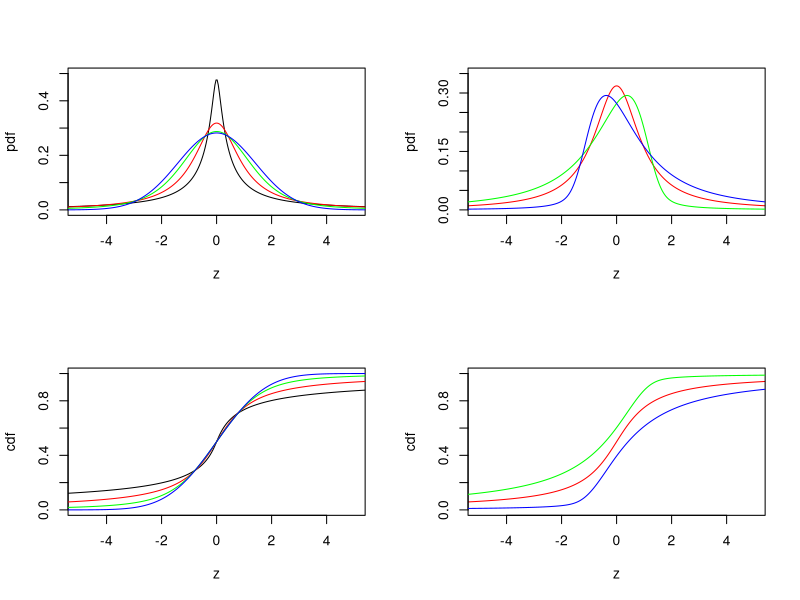

Generate this figure with R:
# make sure both packages are installed

library(stabledist)
library(fBasics)
par(mfrow = c(2, 2))
z = seq(-6, 6, length = 300)

# thickness of tails
alpha = c(0.6, 1, 1.5, 2)
# skewness
beta = 0
# standard deviation
sigma = 1
# expectation
mu = 0

# stable pdfs for different tails (left side)
plot(z, dstable(z, alpha[1], beta, sigma, mu, 1), type = "l", xlim = c(-5, 5), ylim = c(0, 0.5), xlab = "z", ylab = "pdf")
lines(z, dstable(z, alpha[2], beta, sigma, mu, 1), col = "red")
lines(z, dstable(z, alpha[3], beta, sigma, mu, 1), col = "green")
lines(z, dstable(z, alpha[4], beta, sigma, mu, 1), col = "blue")


alpha = 1
beta = c(0, -0.8, 0.8)

# differently skewed stable pdfs (right side)
plot(z, dstable(z, alpha, beta[1], sigma, mu, 1), col = "red", type = "l", xlim = c(-5, 5), ylim = c(0, 0.35), xlab = "z", 
    ylab = "pdf")
lines(z, dstable(z, alpha, beta[2], sigma, mu, 1), col = "green")
lines(z, dstable(z, alpha, beta[3], sigma, mu, 1), col = "blue")




z = seq(-6, 6, length = 300)

alpha = c(0.6, 1, 1.5, 2)
beta = 0

# stable cdfs for different tails (left side)
plot(z, pstable(z, alpha[1], beta, sigma, mu, 1), type = "l", xlim = c(-5, 5), ylim = c(0, 1), xlab = "z", ylab = "cdf")
lines(z, pstable(z, alpha[2], beta, sigma, mu, 1), col = "red")
lines(z, pstable(z, alpha[3], beta, sigma, mu, 1), col = "green")
lines(z, pstable(z, alpha[4], beta, sigma, mu, 1), col = "blue")



alpha = 1
beta = c(0, -0.8, 0.8)

# differently skewed stable cdfs (right side)
plot(z, pstable(z, alpha, beta[1], sigma, mu, 1), col = "red", type = "l", xlim = c(-5, 5), ylim = c(0, 1), xlab = "z", 
    ylab = "cdf")
lines(z, pstable(z, alpha, beta[2], sigma, mu, 1), col = "green")
lines(z, pstable(z, alpha, beta[3], sigma, mu, 1), col = "blue")
